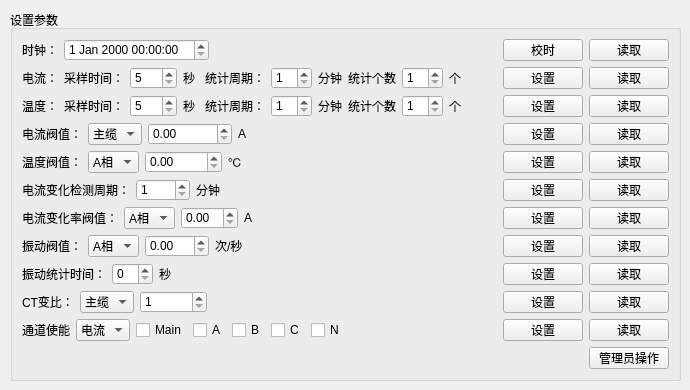
           <widget class="QWidget" name="tab_para">
            <attribute name="title">
             <string>设置设备参数</string>
            </attribute>
            <widget class="QGroupBox" name="groupBox_2">
             <property name="geometry">
              <rect>
               <x>10</x>
               <y>10</y>
               <width>671</width>
               <height>371</height>
              </rect>
             </property>
             <property name="sizePolicy">
              <sizepolicy hsizetype="Fixed" vsizetype="Preferred">
               <horstretch>0</horstretch>
               <verstretch>0</verstretch>
              </sizepolicy>
             </property>
             <property name="title">
              <string>设置参数</string>
             </property>
             <layout class="QVBoxLayout" name="verticalLayout_5">
              <item>
               <layout class="QHBoxLayout" name="horizontalLayout_7">
                <item>
                 <widget class="QLabel" name="label_9">
                  <property name="text">
                   <string>时钟：</string>
                  </property>
                 </widget>
                </item>
                <item>
                 <widget class="QDateTimeEdit" name="rtcReadDateTimeEdit"/>
                </item>
                <item>
                 <spacer name="horizontalSpacer_7">
                  <property name="orientation">
                   <enum>Qt::Horizontal</enum>
                  </property>
                  <property name="sizeHint" stdset="0">
                   <size>
                    <width>40</width>
                    <height>20</height>
                   </size>
                  </property>
                 </spacer>
                </item>
                <item>
                 <widget class="QPushButton" name="rtcTimingPushButton">
                  <property name="text">
                   <string>校时</string>
                  </property>
                 </widget>
                </item>
                <item>
                 <widget class="QPushButton" name="rtcReadPushButton">
                  <property name="text">
                   <string>读取</string>
                  </property>
                 </widget>
                </item>
               </layout>
              </item>
              <item>
               <layout class="QHBoxLayout" name="horizontalLayout_8">
                <item>
                 <widget class="QLabel" name="label_20">
                  <property name="text">
                   <string>电流：</string>
                  </property>
                 </widget>
                </item>
                <item>
                 <widget class="QLabel" name="label_5">
                  <property name="text">
                   <string>采样时间：</string>
                  </property>
                 </widget>
                </item>
                <item>
                 <widget class="QSpinBox" name="sampleSecSpinBox">
                  <property name="minimum">
                   <number>5</number>
                  </property>
                  <property name="maximum">
                   <number>127</number>
                  </property>
                 </widget>
                </item>
                <item>
                 <widget class="QLabel" name="label_11">
                  <property name="text">
                   <string>秒 </string>
                  </property>
                 </widget>
                </item>
                <item>
                 <widget class="QLabel" name="label_6">
                  <property name="text">
                   <string>统计周期：</string>
                  </property>
                 </widget>
                </item>
                <item>
                 <widget class="QSpinBox" name="statisticCycleSpinBox">
                  <property name="minimum">
                   <number>1</number>
                  </property>
                  <property name="maximum">
                   <number>90</number>
                  </property>
                 </widget>
                </item>
                <item>
                 <widget class="QLabel" name="label_17">
                  <property name="text">
                   <string>分钟</string>
                  </property>
                 </widget>
                </item>
                <item>
                 <widget class="QLabel" name="label_7">
                  <property name="text">
                   <string>统计个数</string>
                  </property>
                 </widget>
                </item>
                <item>
                 <widget class="QSpinBox" name="statisticCountSpinBox">
                  <property name="minimum">
                   <number>1</number>
                  </property>
                  <property name="maximum">
                   <number>48</number>
                  </property>
                 </widget>
                </item>
                <item>
                 <widget class="QLabel" name="label_18">
                  <property name="text">
                   <string>个</string>
                  </property>
                 </widget>
                </item>
                <item>
                 <spacer name="horizontalSpacer_4">
                  <property name="orientation">
                   <enum>Qt::Horizontal</enum>
                  </property>
                  <property name="sizeHint" stdset="0">
                   <size>
                    <width>40</width>
                    <height>20</height>
                   </size>
                  </property>
                 </spacer>
                </item>
                <item>
                 <widget class="QPushButton" name="statisticArgumentSetPushButton">
                  <property name="text">
                   <string>设置</string>
                  </property>
                 </widget>
                </item>
                <item>
                 <widget class="QPushButton" name="statisticArgumentReadPushButton">
                  <property name="text">
                   <string>读取</string>
                  </property>
                 </widget>
                </item>
               </layout>
              </item>
              <item>
               <layout class="QHBoxLayout" name="horizontalLayout_17">
                <item>
                 <widget class="QLabel" name="label_21">
                  <property name="text">
                   <string>温度：</string>
                  </property>
                 </widget>
                </item>
                <item>
                 <widget class="QLabel" name="label_22">
                  <property name="text">
                   <string>采样时间：</string>
                  </property>
                 </widget>
                </item>
                <item>
                 <widget class="QSpinBox" name="SpinBox_Temp_SampleSec">
                  <property name="minimum">
                   <number>5</number>
                  </property>
                  <property name="maximum">
                   <number>127</number>
                  </property>
                 </widget>
                </item>
                <item>
                 <widget class="QLabel" name="label_23">
                  <property name="text">
                   <string>秒 </string>
                  </property>
                 </widget>
                </item>
                <item>
                 <widget class="QLabel" name="label_24">
                  <property name="text">
                   <string>统计周期：</string>
                  </property>
                 </widget>
                </item>
                <item>
                 <widget class="QSpinBox" name="SpinBox_Temp_StatisticCycle">
                  <property name="minimum">
                   <number>1</number>
                  </property>
                  <property name="maximum">
                   <number>90</number>
                  </property>
                 </widget>
                </item>
                <item>
                 <widget class="QLabel" name="label_25">
                  <property name="text">
                   <string>分钟</string>
                  </property>
                 </widget>
                </item>
                <item>
                 <widget class="QLabel" name="label_26">
                  <property name="text">
                   <string>统计个数</string>
                  </property>
                 </widget>
                </item>
                <item>
                 <widget class="QSpinBox" name="SpinBox_Temp_StatisticCount">
                  <property name="minimum">
                   <number>1</number>
                  </property>
                  <property name="maximum">
                   <number>48</number>
                  </property>
                 </widget>
                </item>
                <item>
                 <widget class="QLabel" name="label_27">
                  <property name="text">
                   <string>个</string>
                  </property>
                 </widget>
                </item>
                <item>
                 <spacer name="horizontalSpacer_10">
                  <property name="orientation">
                   <enum>Qt::Horizontal</enum>
                  </property>
                  <property name="sizeHint" stdset="0">
                   <size>
                    <width>40</width>
                    <height>20</height>
                   </size>
                  </property>
                 </spacer>
                </item>
                <item>
                 <widget class="QPushButton" name="PushButton_Temp_SetStatisticArgument">
                  <property name="text">
                   <string>设置</string>
                  </property>
                 </widget>
                </item>
                <item>
                 <widget class="QPushButton" name="PushButton_Read_StatisticArgument">
                  <property name="text">
                   <string>读取</string>
                  </property>
                 </widget>
                </item>
               </layout>
              </item>
              <item>
               <layout class="QHBoxLayout" name="horizontalLayout_9">
                <item>
                 <widget class="QLabel" name="label_8">
                  <property name="text">
                   <string>电流阀值：</string>
                  </property>
                 </widget>
                </item>
                <item>
                 <widget class="QComboBox" name="thresholdTypeComboBox">
                  <item>
                   <property name="text">
                    <string>主缆</string>
                   </property>
                  </item>
                  <item>
                   <property name="text">
                    <string>A相</string>
                   </property>
                  </item>
                  <item>
                   <property name="text">
                    <string>B相</string>
                   </property>
                  </item>
                  <item>
                   <property name="text">
                    <string>C相</string>
                   </property>
                  </item>
                  <item>
                   <property name="text">
                    <string>N相</string>
                   </property>
                  </item>
                 </widget>
                </item>
                <item>
                 <widget class="QDoubleSpinBox" name="thresholdValueDoubleSpinBox">
                  <property name="maximum">
                   <double>999999.989999999990687</double>
                  </property>
                 </widget>
                </item>
                <item>
                 <widget class="QLabel" name="label_13">
                  <property name="text">
                   <string>A</string>
                  </property>
                 </widget>
                </item>
                <item>
                 <spacer name="horizontalSpacer_5">
                  <property name="orientation">
                   <enum>Qt::Horizontal</enum>
                  </property>
                  <property name="sizeHint" stdset="0">
                   <size>
                    <width>40</width>
                    <height>20</height>
                   </size>
                  </property>
                 </spacer>
                </item>
                <item>
                 <widget class="QPushButton" name="thresholdSetPushButton">
                  <property name="text">
                   <string>设置</string>
                  </property>
                 </widget>
                </item>
                <item>
                 <widget class="QPushButton" name="thresholdReadPushButton">
                  <property name="text">
                   <string>读取</string>
                  </property>
                 </widget>
                </item>
               </layout>
              </item>
              <item>
               <layout class="QHBoxLayout" name="horizontalLayout_16">
                <item>
                 <widget class="QLabel" name="label_19">
                  <property name="text">
                   <string>温度阀值：</string>
                  </property>
                 </widget>
                </item>
                <item>
                 <widget class="QComboBox" name="comboBox_TempThresholdType">
                  <item>
                   <property name="text">
                    <string>A相</string>
                   </property>
                  </item>
                  <item>
                   <property name="text">
                    <string>B相</string>
                   </property>
                  </item>
                  <item>
                   <property name="text">
                    <string>C相</string>
                   </property>
                  </item>
                  <item>
                   <property name="text">
                    <string>N相</string>
                   </property>
                  </item>
                 </widget>
                </item>
                <item>
                 <widget class="QDoubleSpinBox" name="doubleSpinBox_Temp_Threshold">
                  <property name="maximum">
                   <double>99999.990000000005239</double>
                  </property>
                 </widget>
                </item>
                <item>
                 <widget class="QLabel" name="label_15">
                  <property name="text">
                   <string>℃</string>
                  </property>
                 </widget>
                </item>
                <item>
                 <spacer name="horizontalSpacer_9">
                  <property name="orientation">
                   <enum>Qt::Horizontal</enum>
                  </property>
                  <property name="sizeHint" stdset="0">
                   <size>
                    <width>40</width>
                    <height>20</height>
                   </size>
                  </property>
                 </spacer>
                </item>
                <item>
                 <widget class="QPushButton" name="pushButton_setTempThreashold">
                  <property name="text">
                   <string>设置</string>
                  </property>
                 </widget>
                </item>
                <item>
                 <widget class="QPushButton" name="pushButton_readTempThreshold">
                  <property name="text">
                   <string>读取</string>
                  </property>
                 </widget>
                </item>
               </layout>
              </item>
              <item>
               <layout class="QHBoxLayout" name="horizontalLayout_21">
                <item>
                 <widget class="QLabel" name="label_33">
                  <property name="text">
                   <string>电流变化检测周期：</string>
                  </property>
                 </widget>
                </item>
                <item>
                 <widget class="QSpinBox" name="spinBox_CurChangerateCycle">
                  <property name="minimum">
                   <number>1</number>
                  </property>
                  <property name="maximum">
                   <number>2048</number>
                  </property>
                  <property name="value">
                   <number>1</number>
                  </property>
                 </widget>
                </item>
                <item>
                 <widget class="QLabel" name="label_40">
                  <property name="text">
                   <string>分钟</string>
                  </property>
                 </widget>
                </item>
                <item>
                 <spacer name="horizontalSpacer_14">
                  <property name="orientation">
                   <enum>Qt::Horizontal</enum>
                  </property>
                  <property name="sizeHint" stdset="0">
                   <size>
                    <width>40</width>
                    <height>20</height>
                   </size>
                  </property>
                 </spacer>
                </item>
                <item>
                 <widget class="QPushButton" name="pushButton_Set_CurChangerateCycle">
                  <property name="text">
                   <string>设置</string>
                  </property>
                 </widget>
                </item>
                <item>
                 <widget class="QPushButton" name="pushButton_Read_CurChangerateCycle">
                  <property name="text">
                   <string>读取</string>
                  </property>
                 </widget>
                </item>
               </layout>
              </item>
              <item>
               <layout class="QHBoxLayout" name="horizontalLayout_18">
                <item>
                 <widget class="QLabel" name="label_28">
                  <property name="text">
                   <string>电流变化率阀值：</string>
                  </property>
                 </widget>
                </item>
                <item>
                 <widget class="QComboBox" name="comboBox_CurChangeRate_Threshold">
                  <item>
                   <property name="text">
                    <string>A相</string>
                   </property>
                  </item>
                  <item>
                   <property name="text">
                    <string>B相</string>
                   </property>
                  </item>
                  <item>
                   <property name="text">
                    <string>C相</string>
                   </property>
                  </item>
                  <item>
                   <property name="text">
                    <string>N相</string>
                   </property>
                  </item>
                 </widget>
                </item>
                <item>
                 <widget class="QDoubleSpinBox" name="doubleSpinBox_CurChangeRate_Threshold"/>
                </item>
                <item>
                 <widget class="QLabel" name="label_39">
                  <property name="text">
                   <string>A</string>
                  </property>
                 </widget>
                </item>
                <item>
                 <spacer name="horizontalSpacer_11">
                  <property name="orientation">
                   <enum>Qt::Horizontal</enum>
                  </property>
                  <property name="sizeHint" stdset="0">
                   <size>
                    <width>40</width>
                    <height>20</height>
                   </size>
                  </property>
                 </spacer>
                </item>
                <item>
                 <widget class="QPushButton" name="pushButton_SetCurChangeRate_Threshold">
                  <property name="text">
                   <string>设置</string>
                  </property>
                 </widget>
                </item>
                <item>
                 <widget class="QPushButton" name="pushButton_ReadCurChangeRate_Threshold">
                  <property name="text">
                   <string>读取</string>
                  </property>
                 </widget>
                </item>
               </layout>
              </item>
              <item>
               <layout class="QHBoxLayout" name="horizontalLayout_19">
                <item>
                 <widget class="QLabel" name="label_29">
                  <property name="text">
                   <string>振动阀值：</string>
                  </property>
                 </widget>
                </item>
                <item>
                 <widget class="QComboBox" name="comboBox_Vibate_Threshold">
                  <item>
                   <property name="text">
                    <string>A相</string>
                   </property>
                  </item>
                  <item>
                   <property name="text">
                    <string>B相</string>
                   </property>
                  </item>
                  <item>
                   <property name="text">
                    <string>C相</string>
                   </property>
                  </item>
                  <item>
                   <property name="text">
                    <string>N相</string>
                   </property>
                  </item>
                 </widget>
                </item>
                <item>
                 <widget class="QDoubleSpinBox" name="doubleSpinBox_Vibrate_Threshold">
                  <property name="maximum">
                   <double>999.990000000000009</double>
                  </property>
                 </widget>
                </item>
                <item>
                 <widget class="QLabel" name="label_32">
                  <property name="text">
                   <string>次/秒</string>
                  </property>
                 </widget>
                </item>
                <item>
                 <spacer name="horizontalSpacer_12">
                  <property name="orientation">
                   <enum>Qt::Horizontal</enum>
                  </property>
                  <property name="sizeHint" stdset="0">
                   <size>
                    <width>40</width>
                    <height>20</height>
                   </size>
                  </property>
                 </spacer>
                </item>
                <item>
                 <widget class="QPushButton" name="pushButton_SetVibrate_Threshold">
                  <property name="text">
                   <string>设置</string>
                  </property>
                 </widget>
                </item>
                <item>
                 <widget class="QPushButton" name="pushButton_ReadVibrate_Threshold">
                  <property name="text">
                   <string>读取</string>
                  </property>
                 </widget>
                </item>
               </layout>
              </item>
              <item>
               <layout class="QHBoxLayout" name="horizontalLayout_20">
                <item>
                 <widget class="QLabel" name="label_30">
                  <property name="text">
                   <string>振动统计时间：</string>
                  </property>
                 </widget>
                </item>
                <item>
                 <widget class="QSpinBox" name="spinBox_VibrateStatisticTime"/>
                </item>
                <item>
                 <widget class="QLabel" name="label_31">
                  <property name="text">
                   <string>秒</string>
                  </property>
                 </widget>
                </item>
                <item>
                 <spacer name="horizontalSpacer_13">
                  <property name="orientation">
                   <enum>Qt::Horizontal</enum>
                  </property>
                  <property name="sizeHint" stdset="0">
                   <size>
                    <width>40</width>
                    <height>20</height>
                   </size>
                  </property>
                 </spacer>
                </item>
                <item>
                 <widget class="QPushButton" name="pushButton_Set_VibrateStatisticTime">
                  <property name="text">
                   <string>设置</string>
                  </property>
                 </widget>
                </item>
                <item>
                 <widget class="QPushButton" name="pushButton_Read_VibrateStatisticTime">
                  <property name="text">
                   <string>读取</string>
                  </property>
                 </widget>
                </item>
               </layout>
              </item>
              <item>
               <layout class="QHBoxLayout" name="horizontalLayout_10">
                <item>
                 <widget class="QLabel" name="label_10">
                  <property name="text">
                   <string>CT变比：</string>
                  </property>
                 </widget>
                </item>
                <item>
                 <widget class="QComboBox" name="ctTypeComboBox">
                  <item>
                   <property name="text">
                    <string>主缆</string>
                   </property>
                  </item>
                  <item>
                   <property name="text">
                    <string>A相</string>
                   </property>
                  </item>
                  <item>
                   <property name="text">
                    <string>B相</string>
                   </property>
                  </item>
                  <item>
                   <property name="text">
                    <string>C相</string>
                   </property>
                  </item>
                  <item>
                   <property name="text">
                    <string>N相</string>
                   </property>
                  </item>
                 </widget>
                </item>
                <item>
                 <widget class="QDoubleSpinBox" name="ctValueDoubleSpinBox">
                  <property name="decimals">
                   <number>0</number>
                  </property>
                  <property name="minimum">
                   <double>1.000000000000000</double>
                  </property>
                  <property name="maximum">
                   <double>10000000.000000000000000</double>
                  </property>
                 </widget>
                </item>
                <item>
                 <spacer name="horizontalSpacer_6">
                  <property name="orientation">
                   <enum>Qt::Horizontal</enum>
                  </property>
                  <property name="sizeHint" stdset="0">
                   <size>
                    <width>40</width>
                    <height>20</height>
                   </size>
                  </property>
                 </spacer>
                </item>
                <item>
                 <widget class="QPushButton" name="ctSetPushButton">
                  <property name="text">
                   <string>设置</string>
                  </property>
                 </widget>
                </item>
                <item>
                 <widget class="QPushButton" name="ctReadPushButton">
                  <property name="text">
                   <string>读取</string>
                  </property>
                 </widget>
                </item>
               </layout>
              </item>
              <item>
               <layout class="QHBoxLayout" name="horizontalLayout_11">
                <item>
                 <widget class="QLabel" name="label_16">
                  <property name="text">
                   <string>通道使能</string>
                  </property>
                 </widget>
                </item>
                <item>
                 <widget class="QComboBox" name="channelTypeComboBox">
                  <item>
                   <property name="text">
                    <string>电流</string>
                   </property>
                  </item>
                  <item>
                   <property name="text">
                    <string>温度</string>
                   </property>
                  </item>
                  <item>
                   <property name="text">
                    <string>振动</string>
                   </property>
                  </item>
                 </widget>
                </item>
                <item>
                 <widget class="QCheckBox" name="phaseMainControlbitsCheckBox">
                  <property name="text">
                   <string>Main</string>
                  </property>
                 </widget>
                </item>
                <item>
                 <widget class="QCheckBox" name="phaseAControlbitsCheckBox">
                  <property name="text">
                   <string>A</string>
                  </property>
                 </widget>
                </item>
                <item>
                 <widget class="QCheckBox" name="phaseBControlbitsCheckBox">
                  <property name="text">
                   <string>B</string>
                  </property>
                 </widget>
                </item>
                <item>
                 <widget class="QCheckBox" name="phaseCControlbitsCheckBox">
                  <property name="text">
                   <string>C</string>
                  </property>
                 </widget>
                </item>
                <item>
                 <widget class="QCheckBox" name="phaseNControlbitsCheckBox">
                  <property name="text">
                   <string>N </string>
                  </property>
                 </widget>
                </item>
                <item>
                 <spacer name="horizontalSpacer_8">
                  <property name="orientation">
                   <enum>Qt::Horizontal</enum>
                  </property>
                  <property name="sizeHint" stdset="0">
                   <size>
                    <width>40</width>
                    <height>20</height>
                   </size>
                  </property>
                 </spacer>
                </item>
                <item>
                 <widget class="QPushButton" name="channelControlSetPushButton">
                  <property name="text">
                   <string>设置</string>
                  </property>
                 </widget>
                </item>
                <item>
                 <widget class="QPushButton" name="channelControlReadPushButton">
                  <property name="text">
                   <string>读取</string>
                  </property>
                 </widget>
                </item>
               </layout>
              </item>
              <item>
               <layout class="QHBoxLayout" name="horizontalLayout_12">
                <item>
                 <spacer name="horizontalSpacer_3">
                  <property name="orientation">
                   <enum>Qt::Horizontal</enum>
                  </property>
                  <property name="sizeHint" stdset="0">
                   <size>
                    <width>40</width>
                    <height>20</height>
                   </size>
                  </property>
                 </spacer>
                </item>
                <item>
                 <widget class="QPushButton" name="supperRootOperationPushButton">
                  <property name="text">
                   <string>管理员操作</string>
                  </property>
                 </widget>
                </item>
               </layout>
              </item>
             </layout>
            </widget>
           </widget>
